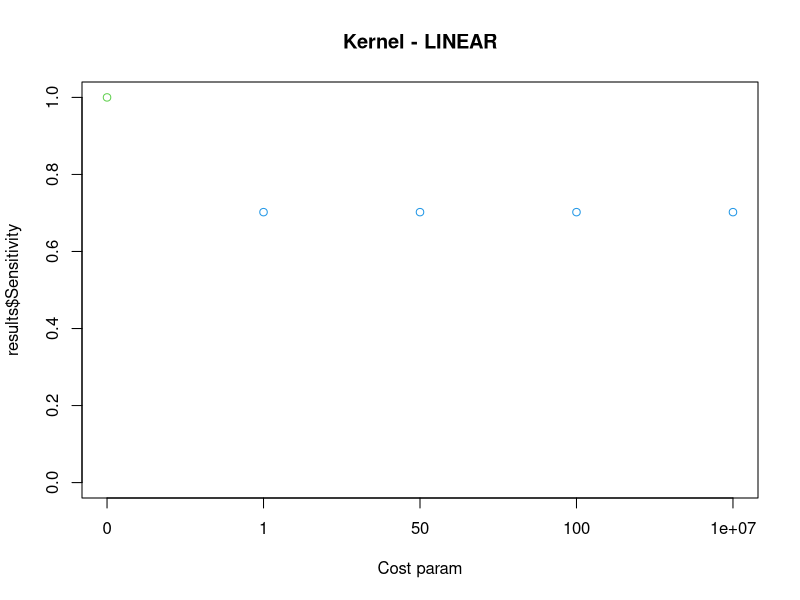

Generate this figure with R: (Note: this script raises an error after producing the figure.)
##
## MSI - LABORATORIUM 1
## PAWEL MERGIST
##

#install.packages("caret")

library(caret)
library(e1071)



# 
# Zadanie 5
# 

# Przeprowad?? eksperyment z r????nymi warto??ciami sta??ej C w klasyfikatorze SVM. 
# Sprawd?? warto??ci {1,50, 100, 10e6}. Pr??wnaj wyniki dla r????nych warto??ci C.

# ODP: Czulosc (Sensitivity) - nie poprawilo sie (plot: 'Kernel: Linear,GAMMA')
# Przy wartosci C=10e6 Sensitivity wyraznie spada.

# KERNEL - LINEAR - rozne C
# 1. Wgraj zbior
data(cats, package = "MASS")

## Conf matrix dla idelnego przypadku - wszystko dobrze porownane - potrzebne aby stworyc dataframe do wynikow
cm_svm_c1 <- confusionMatrix(factor(cats$Sex),factor( cats$Sex ))

# zbierz wniki we frame M=0, C=0 idealny przypadek
res_c = append(c(M=0,C=0), cm_svm_c1$byClass)
res_c = append(res_c, cm_svm_c1$overall)
results = data.frame(t(res_c))


# 2. Zbierz dane dla roznych C
COST = c(1,50, 100, 10e6)

for (cost in COST)
{
  print (cost)

  m2 <- svm(Sex~., data = cats, kernel="linear", cost=cost)
  
  cats$predSex1 = predict(m2,cats)
  
  # CONFUSION MATRIX
  cm_svm_c2 <- confusionMatrix(factor(cats$Sex),factor( cats$predSex1 ))
  print(cm_svm_c2$table)

  res_c2 = append(c(M=1,C=cost), cm_svm_c2$byClass)
  res_c2 = append(res_c2, cm_svm_c2$overall)
  res_c2
  results = rbind(results, res_c2)
  
}

#attach(results)
plot(results$Sensitivity , xaxt= "n", ylim=c(0,1.0),  xlab="Cost param", main='Kernel - LINEAR', col=results$M + 3)
axis(1, at=1:length((results$C)),labels=results$C)

## KONIEC - KERNEL LINEAR

#
# KERNEL - RBF
#
data(cats, package = "MASS")
m1 <- svm(Sex~., data = cats, kernel="linear", cost=1)
plot(m1, cats)
text(x=10,y=10, label=paste("cost=", 0.1))
paste("cost=", 0.1)
GAMMA = 0.1

COST = c(1,50, 100, 10e6)

for (c in COST)
{
  print (c)
  
  data(cats, package = "MASS")
  m2 <- svm(Sex~., data = cats, kernel="radial", gamma=0.1, cost=c)
  plot(m2, cats, main = "SVN cost=" + c)
  
  cats$predSex1 = predict(m2,cats)
  
  # CONFUSION MATRIX
  cm_svm_c2 <- confusionMatrix(factor(cats$Sex),factor( cats$predSex1 ))
  print(cm_svm_c2$table)
  
  res_c2 = append(c(M=2,C=c), cm_svm_c2$byClass)
  res_c2 = append(res_c2, cm_svm_c2$overall)
  res_c2
  results = rbind(results, res_c2)
  
#  plot(m2, cats)
  
}

#attach(results)
plot( results$Sensitivity, ylim=c(0,1.), xaxt= "n", xlab="C param. Blue-Linear, Light blue-RBF", main='Kernel: Linear,GAMMA', col=results$M+3)
axis(1, at=1:length((results$C)),labels=results$C)

## KONIEC - KERNEL RBF


#
# Funkcja confusionMatrix() zwraca szereg interesuj??cych statystyk. Przenalizuj nast??puj??ce kwestie:
#
# https://www.dataschool.io/simple-guide-to-confusion-matrix-terminology/
#
# a) Jak zmienia si?? warto???? Accuracy w zale??no??ci od zmian sta??ej C?
plot( results$Accuracy, ylim=c(0,1.0), xaxt= "n", xlab="C param. Blue-Linear, Light blue-RBF", main='Kernel: Linear,GAMMA', col=results$M+3)
axis(1, at=1:length((results$C)),labels=results$C)

# ODP: Accuracy - Stosunek "trafien i chybien do wszystkich" (TP+TN)/total - spada dla 10e6

# b) Jak zmienia si?? warto???? Balanced Accuracy? Jak zdefiniowana jest ta statystyka?

plot( results$Balanced.Accuracy, ylim=c(0,1.0), xaxt= "n", xlab="C param. Blue-Linear, Light blue-RBF", main='Kernel: Linear,GAMMA', col=results$M+3)
axis(1, at=1:length((results$C)),labels=results$C)

# ODP: Ballanced Accuracy = (Czulosc + Precyzja)/2, czyli 'dokladnosc trafienia z obu klas' przez dwa.
#      Miara ta z rownowazy jesli klasyfikacja bedzie faworyzowac jedna klase




# c) Co m??wi?? nam warto??ci statystyk Sensitivity, Specificity, Negative Prediction Value, Positive Prediction Value?

# ODP:
# za https://pl.wikipedia.org/wiki/Tablica_pomy%C5%82ek
# i https://en.wikipedia.org/wiki/Confusion_matrix

# Sensitivity - czulosc - stosunek TPR = TP/(TP+FN)
# Specificity - swoistosc - stosunek TNR = TN/(TN+FP) 
# Precision - precyzja PPV = TP/(TP+FP) precyzja  PPV ??? warto???? predykcyjna dodatnia, sprawnosc przypisywania do poprawnej klasy
# (NPV) = TN/(TN+FN) precyzja przypisywania do alternatywnej klasy - (nie znalazlem polskiej definicji)


plot( results$Pos.Pred.Value, ylim=c(0,1.0), xaxt= "n", xlab="C param. Blue-Linear, Light blue-RBF", main='Kernel: Linear,GAMMA', col=results$M+3)
axis(1, at=1:length((results$C)),labels=results$C)

plot( results$Neg.Pred.Value, ylim=c(0,1.0), xaxt= "n", xlab="C param. Blue-Linear, Light blue-RBF", main='Kernel: Linear,GAMMA', col=results$M+3)
axis(1, at=1:length((results$C)),labels=results$C)


# d) Zastan??w si?? nad przydatno??ci?? statystyk z c) w kontek??cie klasyfikacji binarnej
# np. detekcji zdarze?? dotycz??cych niesp??acalno??ci kredyt??w lub wykrycia nowotworu? 
# Kt??re ze statystyk chcieliby??my optymalizowa???

# ODP: Dla nowotorow:

# Zalezy nam, aby zweryfikowac nawet blednie wskazanego pacjeta jako chorego (FP), zeby nikogo 'nie przegapic',
# wiec model zaakceptujemy model o najnizszej swoistosci - (specificity - TNR) - dopuszczajac w wyrazeniu TNR = TN/(TN+FP) wiecej FP.
# Jednoczesnie zalezy nam na tym aby model by jak najlepszy wiec o czulosci (Sensitivity) TPR = TP/(TP+FN) jak najwiekszej.

# TNR - male, TPR -> duze, ale takze FP/N najnajmniejsze
# 
#  Niewyplacalnosc kredytow:
#  Tu zalezly nam aby najwiecej zaoszczedzic, wiec jakosc modelu trzeba powiazac z dlugiem: TP = Suma(TP * dlug) + Suma(FP) * dlug
#
# 

